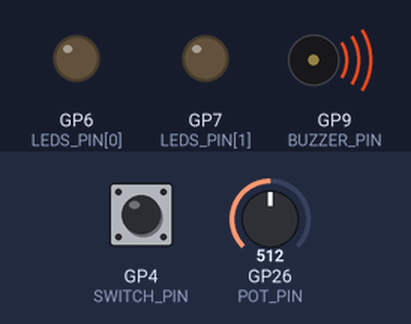
A sketch run on a simulated Raspberry Pi Pico. Parts: output pins drawn as LEDs (lit = HIGH), buzzer (waves = sounding). The test bench sets the inputs (shaded band); at power-on: GP4 (SWITCH_PIN) LOW, GP26 (POT_PIN) = 512. What the sketch prints to the serial monitor is not drawn.

Above: at 1.46 s.
1.5 s: GP4 (SWITCH_PIN) pulled HIGH for 0.15 s
At 1.67 s:
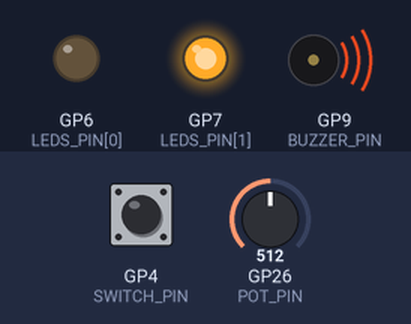
4.5 s: GP4 (SWITCH_PIN) pulled HIGH for 1 s
At 4.69 s:
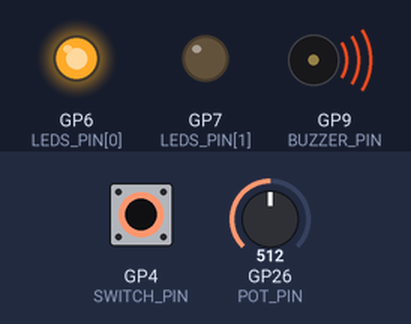
7.5 s: GP4 (SWITCH_PIN) pulled HIGH for 3.2 s
At 7.71 s:
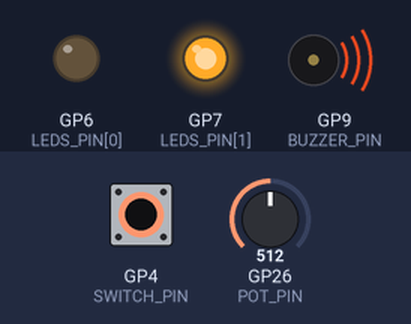
12.2 s: GP26 (POT_PIN) set to 900
15.2 s: GP26 (POT_PIN) set to 1023
At 15.8 s:
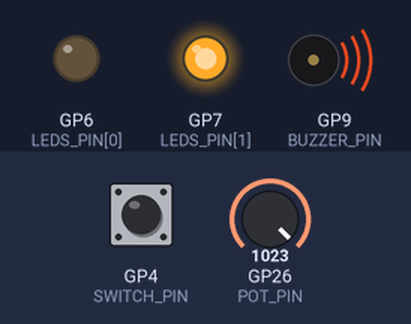
16.7 s: GP26 (POT_PIN) set to 716
At 16.98 s:
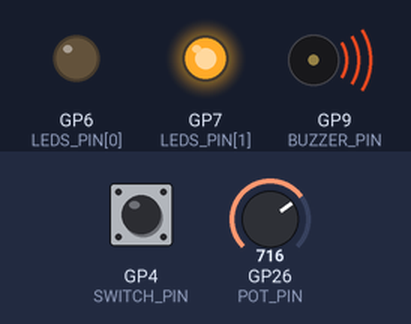
Timing chart, 0 to 20.7 s (numbered marks = the images above; inputs shaded):
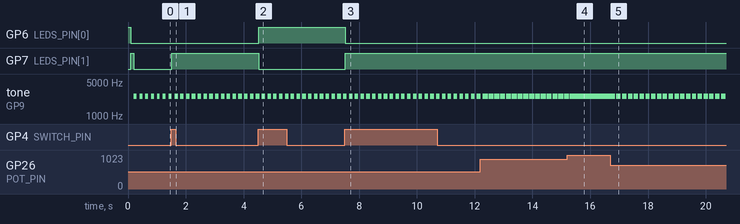

Measured:
- after the input at 1.5 s, GP7 (LEDS_PIN[1]): LOW → HIGH at once
- after the input at 4.5 s, GP6 (LEDS_PIN[0]): LOW → HIGH at once; GP7 (LEDS_PIN[1]): HIGH → LOW at once
- after the input at 7.5 s, GP6 (LEDS_PIN[0]): HIGH → LOW at once; GP7 (LEDS_PIN[1]): LOW → HIGH at once
- after the input at 15.2 s, tone on GP9 (BUZZER_PIN): goes on until 15.3 s, then stays 2552 Hz
- after the input at 16.7 s, tone on GP9 (BUZZER_PIN): alternates 2552 Hz for 0.15 s and silent for 0.05 s, starting after 0.16 s
- by itself, tone on GP9 (BUZZER_PIN): alternates 2552 Hz for 0.12 s and silent for 0.08 s

The sketch:

mysynth.ino
```cpp
const int LEDS_PIN[] = {6, 7};
const int SWITCH_PIN = 4;
const int POT_PIN = A0;
const int BUZZER_PIN = 9;

const int SWITCH_COUNT_CONFIRM_STATE_CHANGE = 10;
int switch_partial_count = 0;
int switch_value = 0;
int old_switch_value = 0;

int led_active = 0;
int pot_value = 0;

const int MAX_SOUND_DURATION = 200;
int tone_start = 0;
int frequency = 2500;
int duration = 100;

void led_initialize() {
  // Initialize 2 leds, and check them
  // by make them blinking
  int led_init;
  for (int i=0; i<=1; i++) {
    led_init = LEDS_PIN[i];
    pinMode(led_init, OUTPUT);
    digitalWrite(led_init, HIGH);
    delay(100);
    digitalWrite(led_init, LOW);
  }
}

void setup() {

  Serial.begin(9600);
  pinMode(SWITCH_PIN, INPUT);
  pinMode(POT_PIN, INPUT);
  led_initialize();
  tone_start = 0;
  Serial.println("setup() ends.");

}

int debounce(int switch_instant_value) {
    // Read repeteadly the swith instant state,
    // and confirm the value read if repeatedly the same value

    int switch_real_value = old_switch_value;

    if (switch_instant_value != old_switch_value) {
        // If value instant value changes -> start counter
        switch_partial_count++;
        if (switch_partial_count >= SWITCH_COUNT_CONFIRM_STATE_CHANGE) {
            // If the new state is confirmed for SWITCH_COUNT_CONFIRM_STATE_CHANGE times
            // -> set the new real state
            switch_real_value = switch_instant_value;
        }
    } else {
        // Otherwise reset the counter
        switch_partial_count = 0;
    }
    Serial.print("switch old state = ");
    Serial.println(old_switch_value);
    Serial.print("switch real value = ");
    Serial.println(switch_real_value);
    Serial.print("switch partial count = ");
    Serial.println(switch_partial_count);

    return switch_real_value;
}


int my_map_buzzer(int value) {
    /* My custom `map` implementation */
    //Serial.print("value*4900 = ");
    //Serial.println(value*4900);
    //Serial.print("value*4900/1023 = ");
    //Serial.println(value*4900/1023);
    return (value*4900/1023) + 100;
}

// DEBUG
void loop1() {

  switch_value = digitalRead(SWITCH_PIN);

  Serial.print("switch = ");
  Serial.println(switch_value);
  //switch_value = debounce(switch_value);
  //Serial.print("switch real = ");
  //Serial.println(switch_value);
}

void loop() {

  pot_value = analogRead(POT_PIN);
  switch_value = digitalRead(SWITCH_PIN);

  Serial.print("switch = ");
  Serial.println(switch_value);
  switch_value = debounce(switch_value);
  Serial.print("switch real = ");
  Serial.println(switch_value);

  if (switch_value != old_switch_value) {

      old_switch_value = switch_value;

      if (switch_value) {
        // If the button is pressed
        digitalWrite(LEDS_PIN[led_active], LOW);
        led_active = (led_active + 1) % 2;
        Serial.print("led_active = ");
        Serial.println(led_active);
        digitalWrite(LEDS_PIN[led_active], HIGH);
      }
  }

  Serial.print("pot_value = ");
  Serial.println(pot_value);

  if (led_active == 0) {
    // LED 0 control frequency
    frequency = map(pot_value,0,1023,100,5000);
    Serial.println(frequency);
    frequency = my_map_buzzer(pot_value);
    Serial.println(frequency);

  } else {
    // LED 1 control duration
    duration = map(pot_value,0, 1023, 50, MAX_SOUND_DURATION);
  }

  if (millis() > tone_start + MAX_SOUND_DURATION) {
    tone_start = millis();
    tone(BUZZER_PIN, frequency, duration);
  }

}
```
